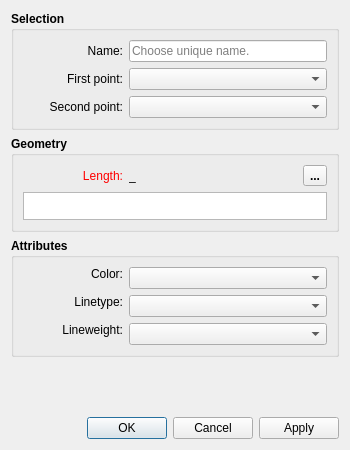
<?xml version="1.0" encoding="UTF-8"?>
<ui version="4.0">
 <class>DialogAlongLine</class>
 <widget class="QDialog" name="DialogAlongLine">
  <property name="geometry">
   <rect>
    <x>0</x>
    <y>0</y>
    <width>350</width>
    <height>450</height>
   </rect>
  </property>
  <property name="sizePolicy">
   <sizepolicy hsizetype="Preferred" vsizetype="Expanding">
    <horstretch>0</horstretch>
    <verstretch>0</verstretch>
   </sizepolicy>
  </property>
  <property name="minimumSize">
   <size>
    <width>270</width>
    <height>450</height>
   </size>
  </property>
  <property name="windowTitle">
   <string>Point - On Line</string>
  </property>
  <property name="windowIcon">
   <iconset resource="../../../vmisc/share/resources/icon.qrc">
    <normaloff>:/icon/64x64/icon64x64.png</normaloff>:/icon/64x64/icon64x64.png</iconset>
  </property>
  <property name="locale">
   <locale language="English" country="UnitedStates"/>
  </property>
  <property name="modal">
   <bool>true</bool>
  </property>
  <layout class="QVBoxLayout" name="verticalLayout_3">
   <item>
    <widget class="QGroupBox" name="selection_GroupBox">
     <property name="sizePolicy">
      <sizepolicy hsizetype="Expanding" vsizetype="Preferred">
       <horstretch>0</horstretch>
       <verstretch>0</verstretch>
      </sizepolicy>
     </property>
     <property name="font">
      <font>
       <pointsize>9</pointsize>
       <bold>true</bold>
      </font>
     </property>
     <property name="title">
      <string>Selection</string>
     </property>
     <layout class="QFormLayout" name="formLayout">
      <item row="0" column="0">
       <widget class="QLabel" name="labelEditNamePoint">
        <property name="minimumSize">
         <size>
          <width>100</width>
          <height>0</height>
         </size>
        </property>
        <property name="font">
         <font>
          <pointsize>9</pointsize>
          <bold>false</bold>
         </font>
        </property>
        <property name="text">
         <string>Name:</string>
        </property>
        <property name="alignment">
         <set>Qt::AlignRight|Qt::AlignTrailing|Qt::AlignVCenter</set>
        </property>
       </widget>
      </item>
      <item row="0" column="1">
       <widget class="QLineEdit" name="lineEditNamePoint">
        <property name="sizePolicy">
         <sizepolicy hsizetype="Expanding" vsizetype="Fixed">
          <horstretch>0</horstretch>
          <verstretch>0</verstretch>
         </sizepolicy>
        </property>
        <property name="minimumSize">
         <size>
          <width>80</width>
          <height>0</height>
         </size>
        </property>
        <property name="font">
         <font>
          <pointsize>9</pointsize>
          <bold>false</bold>
         </font>
        </property>
        <property name="focusPolicy">
         <enum>Qt::StrongFocus</enum>
        </property>
        <property name="toolTip">
         <string>Unique name</string>
        </property>
        <property name="placeholderText">
         <string>Choose unique name.</string>
        </property>
       </widget>
      </item>
      <item row="1" column="0">
       <widget class="QLabel" name="labelFirstPoint">
        <property name="minimumSize">
         <size>
          <width>100</width>
          <height>0</height>
         </size>
        </property>
        <property name="font">
         <font>
          <pointsize>9</pointsize>
          <bold>false</bold>
         </font>
        </property>
        <property name="text">
         <string>First point:</string>
        </property>
        <property name="alignment">
         <set>Qt::AlignRight|Qt::AlignTrailing|Qt::AlignVCenter</set>
        </property>
       </widget>
      </item>
      <item row="1" column="1">
       <widget class="QComboBox" name="comboBoxFirstPoint">
        <property name="sizePolicy">
         <sizepolicy hsizetype="Expanding" vsizetype="Preferred">
          <horstretch>0</horstretch>
          <verstretch>0</verstretch>
         </sizepolicy>
        </property>
        <property name="minimumSize">
         <size>
          <width>80</width>
          <height>0</height>
         </size>
        </property>
        <property name="font">
         <font>
          <pointsize>9</pointsize>
          <bold>false</bold>
         </font>
        </property>
        <property name="toolTip">
         <string>First point of the line</string>
        </property>
       </widget>
      </item>
      <item row="2" column="0">
       <widget class="QLabel" name="labelSecondPoint">
        <property name="minimumSize">
         <size>
          <width>100</width>
          <height>0</height>
         </size>
        </property>
        <property name="font">
         <font>
          <pointsize>9</pointsize>
          <bold>false</bold>
         </font>
        </property>
        <property name="text">
         <string>Second point:</string>
        </property>
        <property name="alignment">
         <set>Qt::AlignRight|Qt::AlignTrailing|Qt::AlignVCenter</set>
        </property>
       </widget>
      </item>
      <item row="2" column="1">
       <widget class="QComboBox" name="comboBoxSecondPoint">
        <property name="sizePolicy">
         <sizepolicy hsizetype="Expanding" vsizetype="Preferred">
          <horstretch>0</horstretch>
          <verstretch>0</verstretch>
         </sizepolicy>
        </property>
        <property name="minimumSize">
         <size>
          <width>80</width>
          <height>0</height>
         </size>
        </property>
        <property name="font">
         <font>
          <pointsize>9</pointsize>
          <bold>false</bold>
         </font>
        </property>
        <property name="toolTip">
         <string>Second point of the line</string>
        </property>
       </widget>
      </item>
     </layout>
    </widget>
   </item>
   <item>
    <widget class="QGroupBox" name="geometry_GroupBox">
     <property name="sizePolicy">
      <sizepolicy hsizetype="Expanding" vsizetype="Preferred">
       <horstretch>0</horstretch>
       <verstretch>0</verstretch>
      </sizepolicy>
     </property>
     <property name="font">
      <font>
       <pointsize>9</pointsize>
       <bold>true</bold>
      </font>
     </property>
     <property name="title">
      <string>Geometry</string>
     </property>
     <layout class="QVBoxLayout" name="verticalLayout">
      <item>
       <layout class="QHBoxLayout" name="horizontalLayout">
        <item alignment="Qt::AlignLeft">
         <widget class="QLabel" name="labelEditFormula">
          <property name="sizePolicy">
           <sizepolicy hsizetype="Fixed" vsizetype="Preferred">
            <horstretch>0</horstretch>
            <verstretch>0</verstretch>
           </sizepolicy>
          </property>
          <property name="minimumSize">
           <size>
            <width>100</width>
            <height>0</height>
           </size>
          </property>
          <property name="palette">
           <palette>
            <active>
             <colorrole role="WindowText">
              <brush brushstyle="SolidPattern">
               <color alpha="255">
                <red>255</red>
                <green>0</green>
                <blue>0</blue>
               </color>
              </brush>
             </colorrole>
            </active>
            <inactive>
             <colorrole role="WindowText">
              <brush brushstyle="SolidPattern">
               <color alpha="255">
                <red>255</red>
                <green>0</green>
                <blue>0</blue>
               </color>
              </brush>
             </colorrole>
            </inactive>
            <disabled>
             <colorrole role="WindowText">
              <brush brushstyle="SolidPattern">
               <color alpha="255">
                <red>159</red>
                <green>158</green>
                <blue>158</blue>
               </color>
              </brush>
             </colorrole>
            </disabled>
           </palette>
          </property>
          <property name="font">
           <font>
            <pointsize>9</pointsize>
            <bold>false</bold>
           </font>
          </property>
          <property name="text">
           <string>Length:</string>
          </property>
          <property name="alignment">
           <set>Qt::AlignRight|Qt::AlignTrailing|Qt::AlignVCenter</set>
          </property>
         </widget>
        </item>
        <item>
         <widget class="QLabel" name="labelResultCalculation">
          <property name="sizePolicy">
           <sizepolicy hsizetype="Expanding" vsizetype="Preferred">
            <horstretch>0</horstretch>
            <verstretch>0</verstretch>
           </sizepolicy>
          </property>
          <property name="minimumSize">
           <size>
            <width>85</width>
            <height>0</height>
           </size>
          </property>
          <property name="baseSize">
           <size>
            <width>0</width>
            <height>0</height>
           </size>
          </property>
          <property name="font">
           <font>
            <pointsize>9</pointsize>
            <bold>false</bold>
           </font>
          </property>
          <property name="toolTip">
           <string>Value</string>
          </property>
          <property name="text">
           <string notr="true">_</string>
          </property>
         </widget>
        </item>
        <item>
         <spacer name="horizontalSpacer">
          <property name="orientation">
           <enum>Qt::Horizontal</enum>
          </property>
          <property name="sizeHint" stdset="0">
           <size>
            <width>10</width>
            <height>20</height>
           </size>
          </property>
         </spacer>
        </item>
        <item alignment="Qt::AlignRight">
         <widget class="QToolButton" name="toolButtonExprLength">
          <property name="toolTip">
           <string>Formula wizard</string>
          </property>
          <property name="text">
           <string notr="true">...</string>
          </property>
          <property name="icon">
           <iconset resource="../../../vmisc/share/resources/icon.qrc">
            <normaloff>:/tsvg/seamly/fx.tsvg</normaloff>:/tsvg/seamly/fx.tsvg</iconset>
          </property>
          <property name="iconSize">
           <size>
            <width>24</width>
            <height>24</height>
           </size>
          </property>
         </widget>
        </item>
       </layout>
      </item>
      <item>
       <widget class="ExpandingTextEdit" name="plainTextEditFormula">
        <property name="sizePolicy">
         <sizepolicy hsizetype="Expanding" vsizetype="Preferred">
          <horstretch>0</horstretch>
          <verstretch>0</verstretch>
         </sizepolicy>
        </property>
        <property name="maximumSize">
         <size>
          <width>16777215</width>
          <height>28</height>
         </size>
        </property>
        <property name="font">
         <font>
          <pointsize>9</pointsize>
          <bold>false</bold>
         </font>
        </property>
        <property name="toolTip">
         <string>Calculation</string>
        </property>
        <property name="tabChangesFocus">
         <bool>true</bool>
        </property>
        <property name="plainText">
         <string notr="true"/>
        </property>
       </widget>
      </item>
     </layout>
    </widget>
   </item>
   <item>
    <widget class="QGroupBox" name="attributes_GroupBox">
     <property name="minimumSize">
      <size>
       <width>240</width>
       <height>0</height>
      </size>
     </property>
     <property name="font">
      <font>
       <pointsize>9</pointsize>
       <bold>true</bold>
      </font>
     </property>
     <property name="title">
      <string>Attributes</string>
     </property>
     <layout class="QFormLayout" name="formLayout_2">
      <item row="0" column="0">
       <widget class="QLabel" name="lineColor_Label">
        <property name="sizePolicy">
         <sizepolicy hsizetype="MinimumExpanding" vsizetype="Fixed">
          <horstretch>0</horstretch>
          <verstretch>0</verstretch>
         </sizepolicy>
        </property>
        <property name="minimumSize">
         <size>
          <width>100</width>
          <height>0</height>
         </size>
        </property>
        <property name="maximumSize">
         <size>
          <width>16777215</width>
          <height>16777215</height>
         </size>
        </property>
        <property name="font">
         <font>
          <pointsize>9</pointsize>
          <bold>false</bold>
         </font>
        </property>
        <property name="text">
         <string>Color:</string>
        </property>
        <property name="alignment">
         <set>Qt::AlignRight|Qt::AlignTrailing|Qt::AlignVCenter</set>
        </property>
       </widget>
      </item>
      <item row="0" column="1">
       <widget class="ColorComboBox" name="lineColor_ComboBox">
        <property name="sizePolicy">
         <sizepolicy hsizetype="Expanding" vsizetype="Fixed">
          <horstretch>0</horstretch>
          <verstretch>0</verstretch>
         </sizepolicy>
        </property>
        <property name="minimumSize">
         <size>
          <width>80</width>
          <height>0</height>
         </size>
        </property>
        <property name="font">
         <font>
          <pointsize>9</pointsize>
          <bold>false</bold>
         </font>
        </property>
       </widget>
      </item>
      <item row="1" column="0">
       <widget class="QLabel" name="lineType_Label">
        <property name="sizePolicy">
         <sizepolicy hsizetype="MinimumExpanding" vsizetype="Fixed">
          <horstretch>0</horstretch>
          <verstretch>0</verstretch>
         </sizepolicy>
        </property>
        <property name="minimumSize">
         <size>
          <width>100</width>
          <height>0</height>
         </size>
        </property>
        <property name="maximumSize">
         <size>
          <width>16777215</width>
          <height>16777215</height>
         </size>
        </property>
        <property name="font">
         <font>
          <pointsize>9</pointsize>
          <bold>false</bold>
         </font>
        </property>
        <property name="text">
         <string>Linetype:</string>
        </property>
        <property name="alignment">
         <set>Qt::AlignRight|Qt::AlignTrailing|Qt::AlignVCenter</set>
        </property>
       </widget>
      </item>
      <item row="1" column="1">
       <widget class="LineTypeComboBox" name="lineType_ComboBox">
        <property name="sizePolicy">
         <sizepolicy hsizetype="Expanding" vsizetype="Fixed">
          <horstretch>0</horstretch>
          <verstretch>0</verstretch>
         </sizepolicy>
        </property>
        <property name="minimumSize">
         <size>
          <width>80</width>
          <height>0</height>
         </size>
        </property>
        <property name="maximumSize">
         <size>
          <width>16777215</width>
          <height>16777215</height>
         </size>
        </property>
        <property name="font">
         <font>
          <pointsize>9</pointsize>
          <bold>false</bold>
         </font>
        </property>
       </widget>
      </item>
      <item row="2" column="0">
       <widget class="QLabel" name="lineWeight_Label">
        <property name="sizePolicy">
         <sizepolicy hsizetype="MinimumExpanding" vsizetype="Fixed">
          <horstretch>0</horstretch>
          <verstretch>0</verstretch>
         </sizepolicy>
        </property>
        <property name="minimumSize">
         <size>
          <width>100</width>
          <height>0</height>
         </size>
        </property>
        <property name="maximumSize">
         <size>
          <width>16777215</width>
          <height>16777215</height>
         </size>
        </property>
        <property name="font">
         <font>
          <pointsize>9</pointsize>
          <bold>false</bold>
         </font>
        </property>
        <property name="text">
         <string>Lineweight:</string>
        </property>
        <property name="alignment">
         <set>Qt::AlignRight|Qt::AlignTrailing|Qt::AlignVCenter</set>
        </property>
       </widget>
      </item>
      <item row="2" column="1">
       <widget class="LineWeightComboBox" name="lineWeight_ComboBox">
        <property name="sizePolicy">
         <sizepolicy hsizetype="Expanding" vsizetype="Fixed">
          <horstretch>0</horstretch>
          <verstretch>0</verstretch>
         </sizepolicy>
        </property>
        <property name="minimumSize">
         <size>
          <width>80</width>
          <height>0</height>
         </size>
        </property>
        <property name="font">
         <font>
          <pointsize>9</pointsize>
          <bold>false</bold>
         </font>
        </property>
       </widget>
      </item>
     </layout>
    </widget>
   </item>
   <item>
    <spacer name="verticalSpacer">
     <property name="orientation">
      <enum>Qt::Vertical</enum>
     </property>
     <property name="sizeHint" stdset="0">
      <size>
       <width>20</width>
       <height>40</height>
      </size>
     </property>
    </spacer>
   </item>
   <item>
    <widget class="QDialogButtonBox" name="buttonBox">
     <property name="focusPolicy">
      <enum>Qt::NoFocus</enum>
     </property>
     <property name="orientation">
      <enum>Qt::Horizontal</enum>
     </property>
     <property name="standardButtons">
      <set>QDialogButtonBox::Apply|QDialogButtonBox::Cancel|QDialogButtonBox::Ok</set>
     </property>
    </widget>
   </item>
  </layout>
 </widget>
 <customwidgets>
  <customwidget>
   <class>ColorComboBox</class>
   <extends>QComboBox</extends>
   <header location="global">color_combobox.h</header>
  </customwidget>
  <customwidget>
   <class>LineTypeComboBox</class>
   <extends>QComboBox</extends>
   <header location="global">linetype_combobox.h</header>
  </customwidget>
  <customwidget>
   <class>LineWeightComboBox</class>
   <extends>QComboBox</extends>
   <header location="global">lineweight_combobox.h</header>
  </customwidget>
  <customwidget>
   <class>ExpandingTextEdit</class>
   <extends>QPlainTextEdit</extends>
   <header>expandingtextedit.h</header>
  </customwidget>
 </customwidgets>
 <tabstops>
  <tabstop>lineEditNamePoint</tabstop>
  <tabstop>comboBoxFirstPoint</tabstop>
  <tabstop>comboBoxSecondPoint</tabstop>
  <tabstop>toolButtonExprLength</tabstop>
  <tabstop>plainTextEditFormula</tabstop>
  <tabstop>lineColor_ComboBox</tabstop>
  <tabstop>lineType_ComboBox</tabstop>
  <tabstop>lineWeight_ComboBox</tabstop>
 </tabstops>
 <resources>
  <include location="../../../vmisc/share/resources/icon.qrc"/>
 </resources>
 <connections>
  <connection>
   <sender>buttonBox</sender>
   <signal>accepted()</signal>
   <receiver>DialogAlongLine</receiver>
   <slot>accept()</slot>
   <hints>
    <hint type="sourcelabel">
     <x>248</x>
     <y>254</y>
    </hint>
    <hint type="destinationlabel">
     <x>157</x>
     <y>274</y>
    </hint>
   </hints>
  </connection>
  <connection>
   <sender>buttonBox</sender>
   <signal>rejected()</signal>
   <receiver>DialogAlongLine</receiver>
   <slot>reject()</slot>
   <hints>
    <hint type="sourcelabel">
     <x>316</x>
     <y>260</y>
    </hint>
    <hint type="destinationlabel">
     <x>286</x>
     <y>274</y>
    </hint>
   </hints>
  </connection>
 </connections>
</ui>
